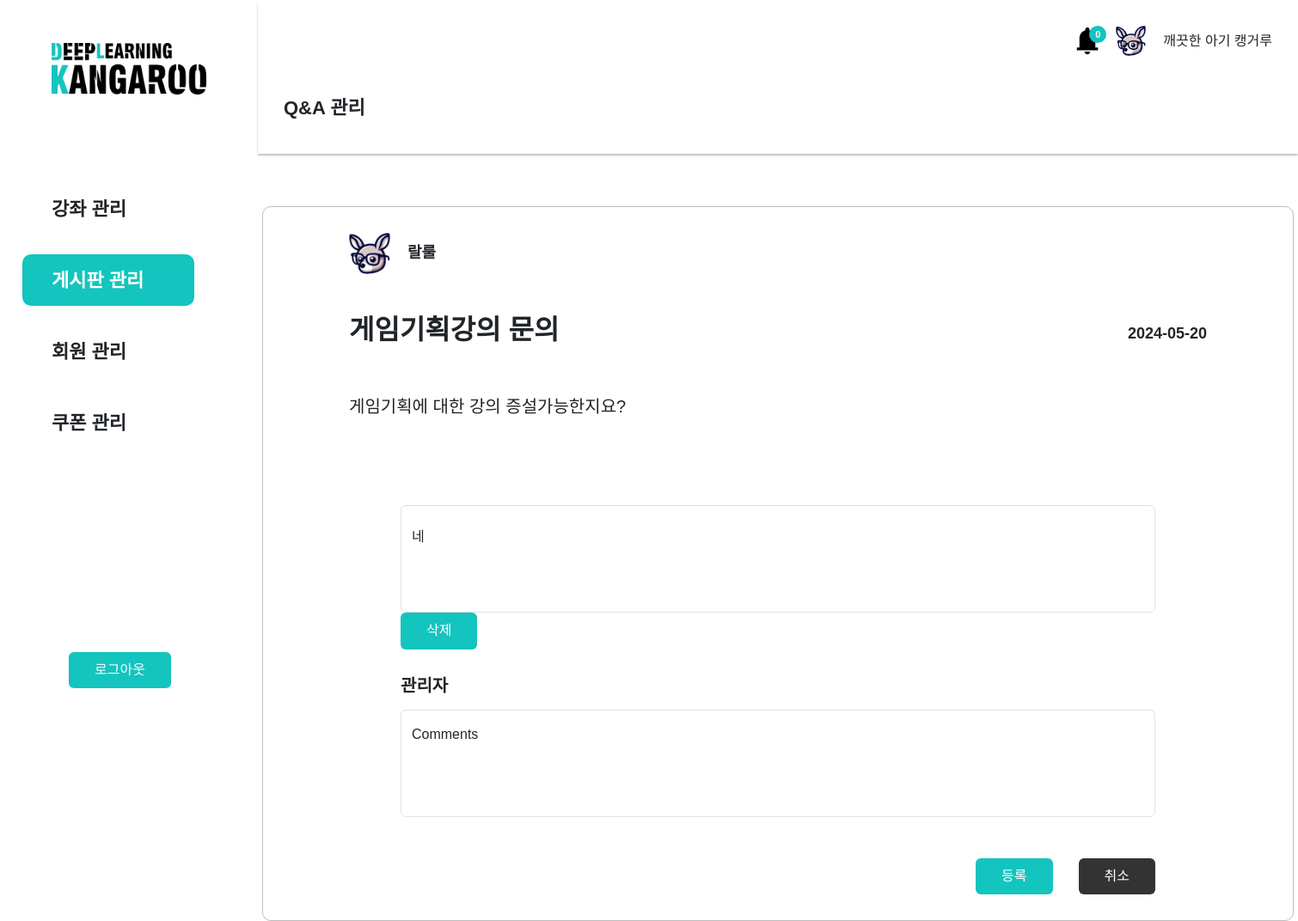
/admin/q&a/q&a_answer.php?idx=94, run on an earlier commit of the app's database.
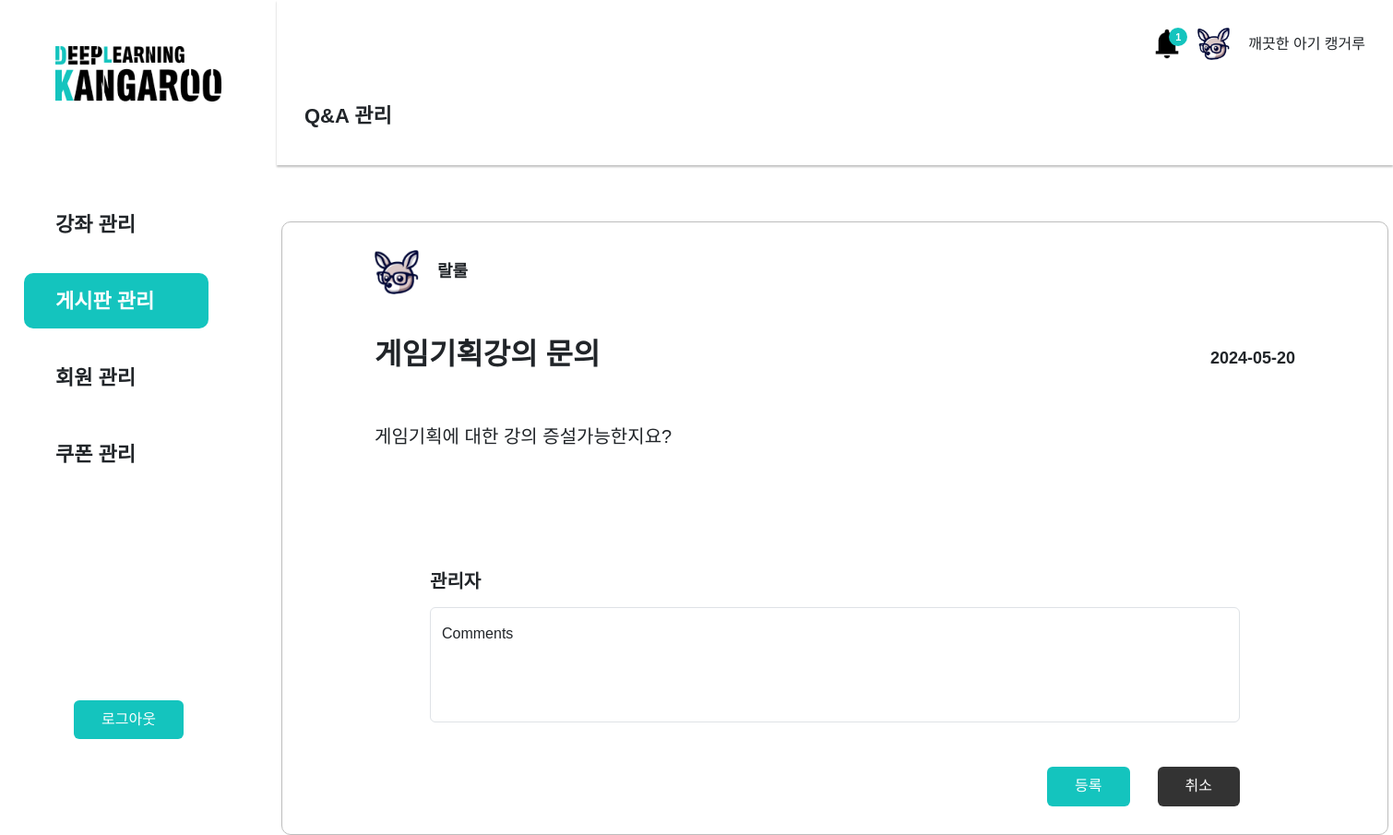
And on a later commit of the database.
### tables this page shows
CREATE TABLE `qna_reply` (
  `idx` int(11) NOT NULL,
  `b_idx` int(11) DEFAULT NULL,
  `content` text NOT NULL,
  `date` date NOT NULL
);

### admin/q&a/q&a_answer.php (the view, shortened to what this page needs)
<?php
$title = 'Q&A 관리';
$css1 = '<link rel="stylesheet" href="../../css/qna.css">';
include_once $_SERVER['DOCUMENT_ROOT'] . '/clean_kangaroo/admin/dbcon.php';
include_once $_SERVER['DOCUMENT_ROOT'] . '/clean_kangaroo/admin/header.php';
$idx = $_GET['idx'];
$sql = "select b.*, m.username
from qna_board b
join members m
on b.userid=m.userid where idx={$idx}";
$result = $mysqli->query($sql);
$row = $result->fetch_object();
$hit = $row->hit + 1;
$sqlUpdate = "UPDATE qna_board SET hit={$hit} WHERE idx = {$idx}";
$mysqli->query($sqlUpdate);
$replySql = "SELECT * FROM qna_reply WHERE idx = {$idx}";
$reply_result = $mysqli->query($replySql);
while($reply_row = mysqli_fetch_object($reply_result)){
  $replyArr[]=$reply_row;
}
?>
<body>
  <div class="answer_wrap">
      <div class="user_write">
          <div class="profile df aic pb-5">
            <img src="../../images/favicon.png" alt="프로필 이미지" class="user_profile_img">
            <h5 class="body3b"><?=$row->username?></h5>
          </div>
          <div class="title df aic pb-5">
            <h4 class="h4"><?=$row->title?></h4>
            <span class="body3b"><?=$row->date?></span>
          </div>
          <div class="content">
            <p class="body2"><?=$row->content?></p>
          </div>
      </div>
      <div class="admin_answer">
        <?php
        if(isset($replyArr)){
          foreach($replyArr as $ra){
        ?>
        <div class="content">
          <div class="form-floating">
            <textarea class="form-control" placeholder="Leave a comment here" name="content" id="content" readonly><?= $ra->content?></textarea>
          </div>
             <form action="q&a_answer_del.php" method="POST">
              <button class="primary_btn">삭제</button>
            </form>
        </div>
        <?php
            }
          }
        ?>
     </div>
    <form action="q&a_answer_ok.php" method="POST">
      <div class="admin_answer">
        <h4 class="body2b mb-3">관리자</h4>
        <div class="content">
          <div class="form-floating">
            <textarea class="form-control" placeholder="Leave a comment here" name="content"></textarea>
            <label for="content">Comments</label>
          </div>
        </div>
        <div class="answer_btn_wrap df pt-5">
          <button class="primary_btn">등록</button>
          <a href="q&a_list.php" class="basic_btn">취소</a>
        </div>
      </div>
    </form>
  </div>
<?php
include_once $_SERVER['DOCUMENT_ROOT'] . '/clean_kangaroo/admin/footer.php';
?>

### admin/header.php (shortened to what this page needs)
<?php
$sql = "SELECT COUNT(*) AS cnt FROM qna_board WHERE status = 0";
$result = $mysqli->query($sql);
$row = $result->fetch_object();
?>
<!DOCTYPE html>
<html lang="en">
  <head>
    <link rel="stylesheet" href="https://cdnjs.cloudflare.com/ajax/libs/bootstrap/5.3.3/css/bootstrap.min.css" />
    <link rel="stylesheet" href="//code.jquery.com/ui/1.13.2/themes/base/jquery-ui.css">
    <link rel="stylesheet" href="/clean_kangaroo/css/common.css">
    <?= $css1 ?? ''?>
  </head>
  <header id="header">
    <div class="hd_container">
      <h1 class="logo">
        <a href="/clean_kangaroo/admin/dashboard/dashboard.php"><img src="/clean_kangaroo/images/admin_header_logo.png" alt=""></a>
      </h1>
        <ul class="gnb_wrap df">
          <li><a href="/clean_kangaroo/admin/lecture/lecture_list.php" class="body1b">강좌 관리</a></li>
          <li><a href="/clean_kangaroo/admin/notice/notice_list.php" class="body1b">게시판 관리</a></li>
          <li><a href="/clean_kangaroo/admin/member/member_list.php" class="body1b">회원 관리</a></li>
          <li><a href="/clean_kangaroo/admin/coupon/coupon_list.php" class="body1b">쿠폰 관리</a></li>
        </ul>
      <a href="/clean_kangaroo/admin/login/logout.php"><button class="logout_btn primary_btn">로그아웃</button></a>
    </div>
    <div class="common_main_tit">
      <div class="admin_wrap df aic">
        <a href="/clean_kangaroo/admin/q&a/q&a_list.php" class="bell">
          <img src="/clean_kangaroo/images/bell_Vector.png" alt="">
          <span class="qna_quantity"><?=$row->cnt?></span>
        </a>
        <span class="kang"><img src="/clean_kangaroo/images/popup_kang_btn.png" alt=""></span>
        <span>깨끗한 아기 캥거루</span>
      </div>
      <h4 class="body1b"><?= $title ?? ''; ?></h4>
    </div>
  </header>

What changed in the data, as far as the page shows it:
removed qna_reply: content "네"
Also different on the page:
$row->cnt: "0" → "1"
